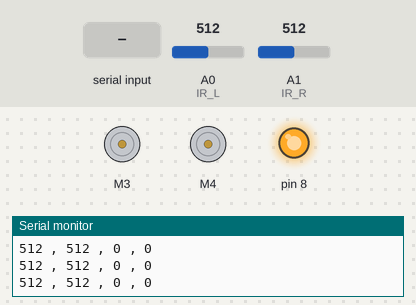
The sketch below on a simulated Arduino Uno, built with avr-gcc and run on an emulated ATmega328P. Shown: 2 × DC motor (green arrow = forward, orange = backward, longer = faster), output pins drawn as LEDs (lit = HIGH), the last lines printed to the serial monitor. The inputs (shaded band) are chosen by the test bench; at power-on: A0 (IR_L) = 512, A1 (IR_R) = 512.

Above: at 1.2 s.
1.3 s: "200\n" received over Serial
At 2.6 s:
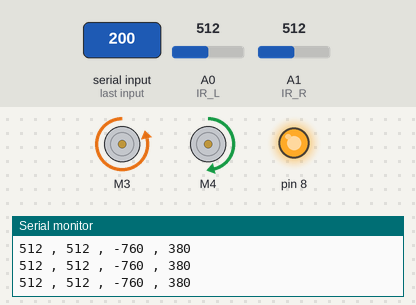
2.9 s: A0 (IR_L) set to 361
4.4 s: A0 (IR_L) set to 337
At 5.6 s:
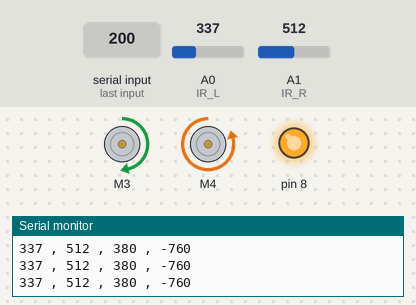
5.9 s: A1 (IR_R) set to 367
7.4 s: A1 (IR_R) set to 336
At 8.0 s:
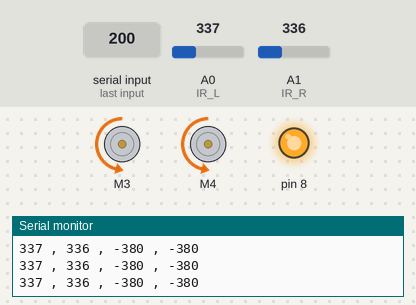
8.9 s: "30,150\n" received over Serial
Timing chart, 0 to 11.5 s (numbered marks = the images above; inputs shaded):
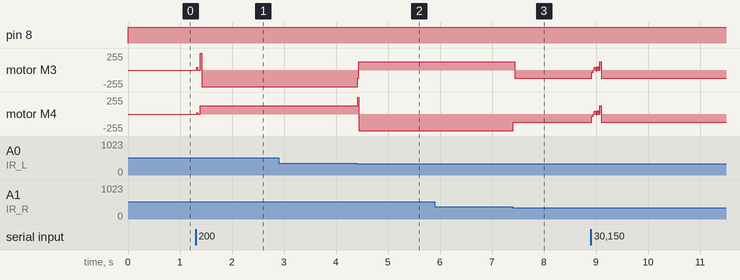

Measured:
- the behaviour switches between 350 and 349 on A0 (IR_L) (found by bisection; images 1 and 2)
- the behaviour switches between 350 and 349 on A1 (IR_R) (found by bisection; images 2 and 3)
- after the input at 1.3 s, motor M3: stopped → backward 248/255 at once; motor M4: stopped → forward 124/255 at once
- after the input at 4.4 s, motor M3: backward 248/255 → forward 124/255 at once; motor M4: forward 124/255 → backward 248/255 at once
- after the input at 7.4 s, motor M3: forward 124/255 → backward 124/255 at once; motor M4: backward 248/255 → backward 124/255 at once

The sketch:

Driver_Script.ino
```cpp
#include <Wire.h>
#include <Adafruit_MotorShield.h>
#include "utility/Adafruit_MS_PWMServoDriver.h"

Adafruit_MotorShield AFMS = Adafruit_MotorShield();
Adafruit_DCMotor *leftMotor = AFMS.getMotor(3);
Adafruit_DCMotor *rightMotor = AFMS.getMotor(4);

int IR_L = 0;
int IR_R = 1;

int drive_L =0;   // Drive speed for left wheel
int drive_R = 0;  // Drive speed for right wheel

int baseSpeed = 10; // Base speed of the wheels
int Kp = 2;         // Proportionality constant for control
int driveSetting = 0; // Speed setting for the car

int irThreshold = 350;

byte msg = 1;


void setup() {
  AFMS.begin();
  Serial.begin(9600);
  pinMode(8, OUTPUT);
}

void loop() {
  digitalWrite(8, HIGH);


  // Read Serial Data
  if(Serial.available() > 0) {
    msg = Serial.read();
    driveSetting = int(msg) - 48;
    Serial.println(driveSetting);
  }


  // Read-in IR sensor values
  int ir_left = analogRead(IR_L);
  int ir_right = analogRead(IR_R);

  // Compare Sensor Values
  int val = abs(ir_left - ir_right);

  if(ir_left >= irThreshold) {
    drive_R = -(baseSpeed)*driveSetting;
    drive_L = (Kp*baseSpeed)*driveSetting;
  } else if(ir_right >= irThreshold) {
    drive_L = -(baseSpeed)*driveSetting;
    drive_R = (Kp*baseSpeed)*driveSetting;
  } else {
    drive_L = (baseSpeed)*driveSetting;
    drive_R = (baseSpeed)*driveSetting;
  }

  // Send drive commands to motors
  leftMotor->setSpeed(abs(drive_L));
  rightMotor->setSpeed(abs(drive_R));


  // Send data over serial
  Serial.print(ir_left);
  Serial.print(" , ");
  Serial.print(ir_right);
  Serial.print(" , ");
  Serial.print(drive_L);
  Serial.print(" , ");
  Serial.print(drive_R);
  Serial.println("");


  if(drive_L < 0) {
    leftMotor->run(BACKWARD);
  } else {
    leftMotor->run(FORWARD);
  }

  if(drive_R < 0) {
    rightMotor->run(BACKWARD);
  } else {
    rightMotor->run(FORWARD);
  }
}
```
